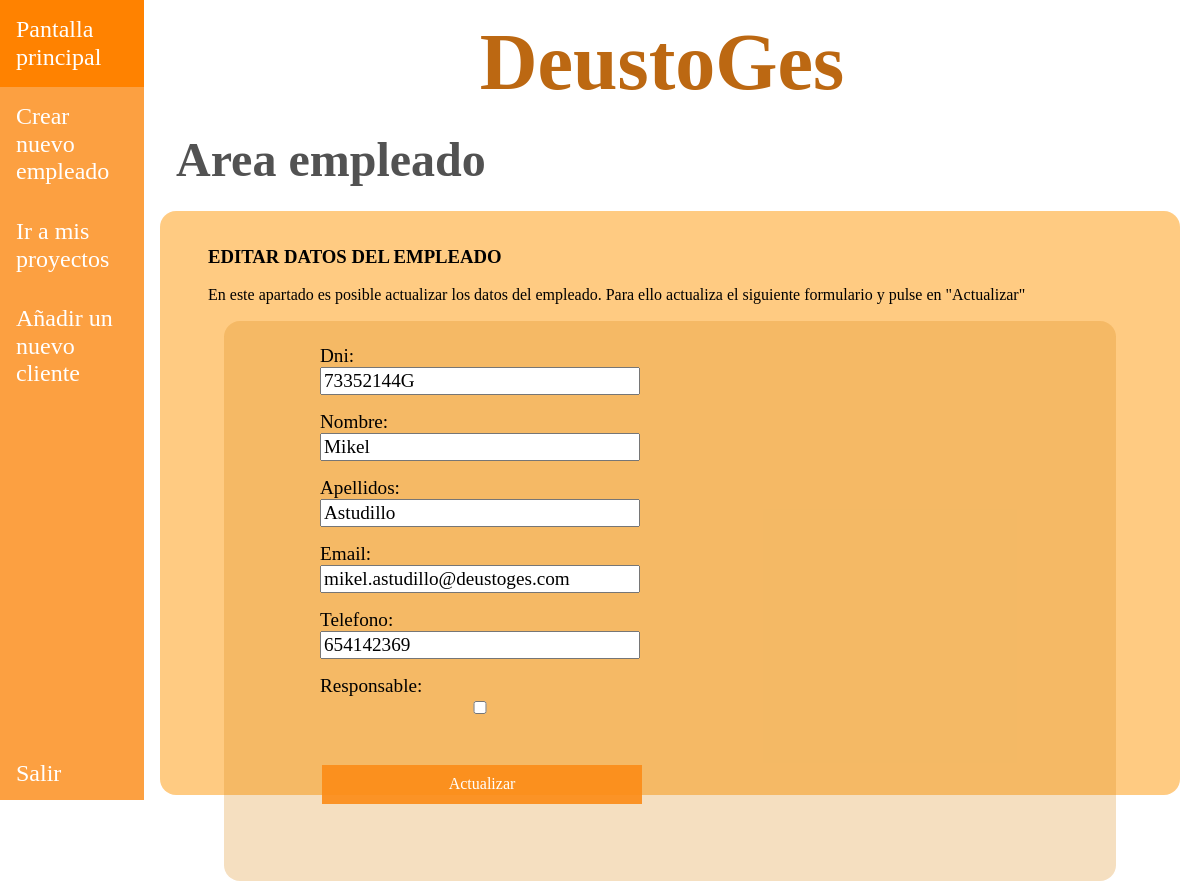
The app's page /appDeustoGes/responsables/2/empleados/2/update with its own data.
### appDeustoGes/models.py (models this page shows, shortened)
class Empleado(models.Model):
    dni = models.CharField(max_length=9)
    nombre = models.CharField(max_length=15)
    apellidos = models.CharField(max_length=40, default="")
    email = models.EmailField()
    telefono = models.PositiveIntegerField()
    responsable = models.BooleanField(default=False)
    created = models.DateTimeField(auto_now_add=True, blank=True, null=True)
    updated = models.DateTimeField(auto_now=True, blank=True, null=True)
    class Meta:
        verbose_name = "empleado"
        verbose_name_plural = "empleados"

### appDeustoGes/views.py (the view, shortened to what this page needs)
# urls.py: path('/responsables/<int:id_responsable>/empleados/<int:id_empleado>/update', EmpleadoUpdateView.as_view(), name="empleado_update"),
class EmpleadoUpdateView(UpdateView):
    model = Empleado
    def get(self, request, id_responsable, id_empleado):
        responsable = get_object_or_404(Empleado, id=id_responsable)
        empleado = Empleado.objects.get(id=id_empleado)
        formulario = EmpleadoForm(instance=empleado)
        context = {
            'responsable': responsable,
            'formulario': formulario,
            'empleado': empleado
        }
        return render(request, 'appDeustoGes/empleado_update.html', context)

### appDeustoGes/forms.py
class EmpleadoForm(forms.ModelForm):
    class Meta:
        model = Empleado
        fields = '__all__'

### templates/appDeustoGes/empleado_update.html (shortened to what this page needs)
{% extends "base.html" %}
{% block css %}
    <link rel="stylesheet" href="/../static/css/normalize.css">
    <link rel="stylesheet" href="/../static/css/style.css">
{% endblock %}
{% block nav_header %}
    <nav class="barra-lateral">
        <ul class="listado-barra-lateral">
            <div>
                <li><a href="{% url 'pantalla_responsable' responsable.id %}">Pantalla principal</a></li>
                <li><a href="{% url 'empleado_create' responsable.id %}">Crear nuevo empleado</a></li>
                <li><a href="{% url 'proyectos_index' responsable.id %}">Ir a mis proyectos</a></li>
                <li><a href="{% url 'cliente_create' responsable.id %}">Añadir un nuevo cliente</a></li>
            </div>
            <div>
                <li><a href="{% url 'pantalla_inicio' %}">Salir</a></li>
            </div>
        </ul>
    </nav>
{% endblock %}
{% block main_contenido %}
<h2>Area empleado</h2>
<div class="contenido">
    <div class="introduccion">
        <h3>EDITAR DATOS DEL EMPLEADO</h3>
        <p>En este apartado es posible actualizar los datos del empleado. Para ello actualiza el siguiente formulario y pulse
        en "Actualizar"</p>
        <div class="contenido_interno responsable-overflow">
            <form id="formulario" class="formulario" action="{% url 'empleado_update' responsable.id empleado.id %}" method="post">
                <div class="contenido-formulario">
                    {{ formulario.dni.label_tag }}
                    {{ formulario.dni }}
                </div>
                <div class="contenido-formulario">
                    {{ formulario.nombre.label_tag }}
                    {{ formulario.nombre }}
                </div>
                <div class="contenido-formulario">
                    {{ formulario.apellidos.label_tag }}
                    {{ formulario.apellidos }}
                </div>
                <div class="contenido-formulario">
                    {{ formulario.email.label_tag}}
                    {{ formulario.email }}
                </div>
                <div class="contenido-formulario">
                    {{ formulario.telefono.label_tag}}
                    {{ formulario.telefono }}
                </div>
                <div class="contenido-formulario">
                    {{ formulario.responsable.label_tag }}
                    {{ formulario.responsable }}
                </div>
                <div class="contenido-formulario">
                </div>
                <div class="contenido-formulario">
                </div>
                <input type="submit" class="añadir-button" value="Actualizar"/>
            </form>
        </div>
    </div>
</div>
{% endblock %}

### static/css/style.css (style rules this page uses)
html { box-sizing: border-box; }
*, *:before, *:after { box-sizing: inherit; }
a { text-decoration: none; color: black; }
ul { list-style: none; margin: 0; padding: 0; }
.flex { display: flex; flex-wrap: wrap; width: 100%; overflow-x: hidden; }
h2 { margin-block:0; padding-block: 1.5rem; margin-left: 2rem; font-size: 6vh; width: 100%; color: rgba(0, 0, 0, 0.678); }
.barra-lateral { width: 12vw; background-color: rgba(252, 140, 24, 0.82); height: 100vh; }
.listado-barra-lateral { display: grid; grid-template-rows: 93vh 7vh; }
.listado-barra-lateral a { font-size: 1.5rem; color: white; display: block; padding: 1rem; }
.contenido { padding: 1rem; margin-left: 1rem; width: 85vw; height: 73vh; background-color: rgba(255, 149, 0, 0.49); border-radius: 1rem; }
.responsable-overflow { height: 35rem; overflow: scroll; overflow-x: hidden; }
.introduccion { margin-inline: 2rem; }
.contenido_interno { margin-inline: 1rem; padding: 1rem; background-color: rgba(216, 136, 24, 0.27); margin-block: 1rem; border-radius: 1rem; }
.añadir-button { background-color: rgba(252, 140, 24, 0.91); text-align: center; border: none; color: white; padding: 10px 20px; text-decoration: none; display: inline-block; font-size: 16px; margin: 6px 2px; transition-duration: 0.4s; cursor: pointer; }
.formulario { margin-left: 5rem; font-size: 1.2rem; }
.formulario label { display: block; }
.formulario input { width: 20rem; }
.contenido-formulario { padding-block: 0.5rem; }

### records on screen
Empleado: dni "73352144G", nombre "Mikel", apellidos "Astudillo", email "mikel.astudillo@deustoges.com", telefono "654142369"
